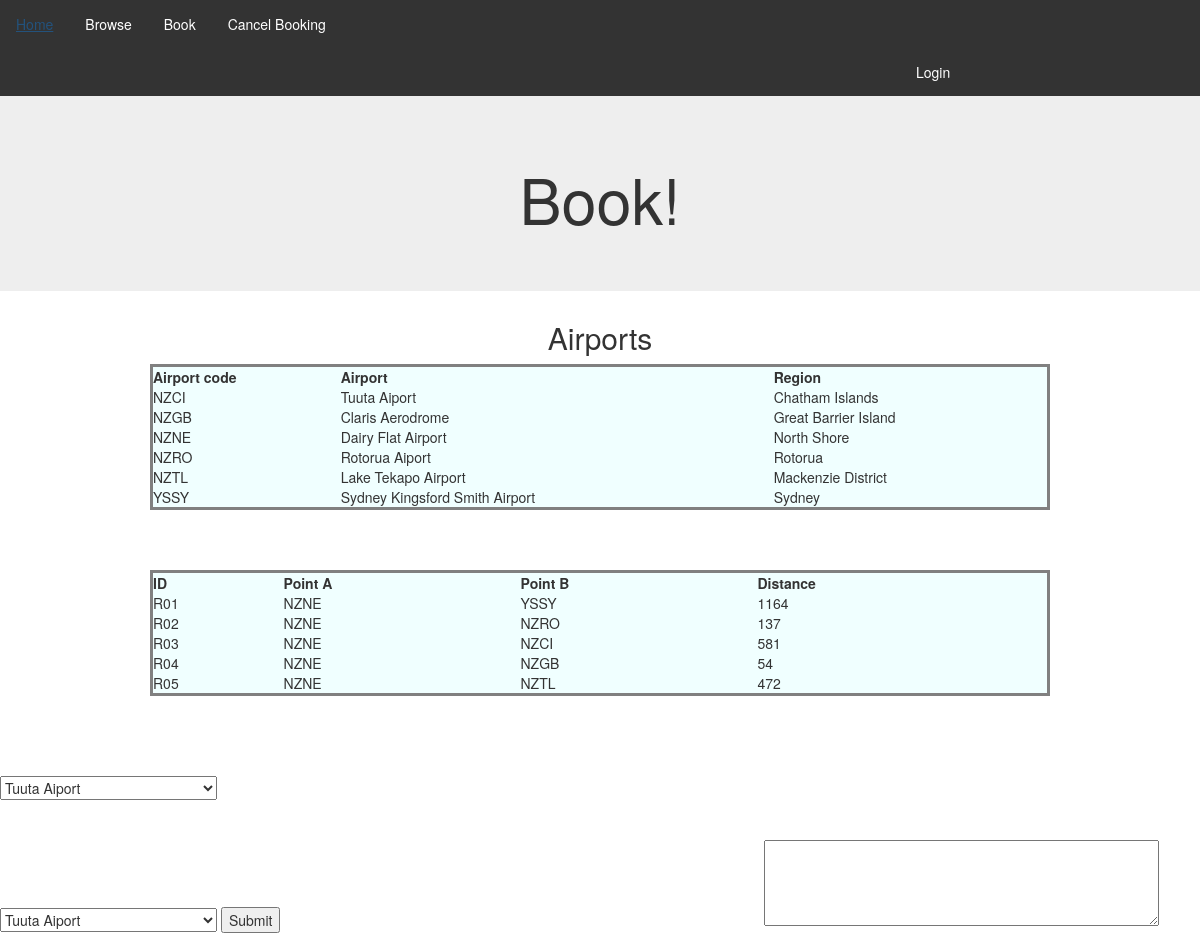
/Book.php, run on the app's committed database.
### tables this page shows
CREATE TABLE `destinations` (
  `code` varchar(4) NOT NULL,
  `airport` varchar(55) NOT NULL,
  `region` varchar(55) NOT NULL
);

CREATE TABLE `routes` (
  `routeID` varchar(3) NOT NULL,
  `point1` varchar(4) NOT NULL,
  `point2` varchar(4) NOT NULL,
  `distance` float NOT NULL
);

### Book.php (the view, shortened to what this page needs)
<?php
$hostname = "localhost";
$username = "root";
$password = "";
$connect = mysqli_connect($hostname, $username, $password, "assignment2");
$query = "SELECT * FROM destinations";
$AirportInformation = "";
$route = "";
$temp =  mysqli_query($connect, $query);
while($tb1 = mysqli_fetch_array($temp))
{
    $AirportInformation = $AirportInformation."<tr><td>$tb1[0]</td><td>$tb1[1]</td><td>$tb1[2]</td></tr>";
}
$query1 = "SELECT * FROM routes";
$temp1 = mysqli_query($connect, $query1);
while($tb2 = mysqli_fetch_array($temp1))
{
    $route = $route."<tr><td>$tb2[0]</td><td>$tb2[1]</td><td>$tb2[2]</td><td>$tb2[3]</td></tr>";
}
?>
<!DOCTYPE html>
<html lang="en">
<head>
    <link rel="stylesheet" href="https://maxcdn.bootstrapcdn.com/bootstrap/3.4.1/css/bootstrap.min.css">
    <link rel="stylesheet" href="StyleSheet.css">
</head>
<body id="BrowseImage">
<ul>
    <li><a href="index.html">Home</a></li>
    <li><a href="Browse.php">Browse</a></li>
    <li><a href="Book.php">Book</a></li>
    <li><a href="Cancel.php">Cancel Booking</a></li>
    <li id="LoginButton"><a href="#">Login</a> </li>
</ul>
<div class="jumbotron text-center">
    <h1>Book!</h1>
</div>
<h2 class="A">Airports</h2>
<table style="width:75%" align="center">
    <tr>
        <th>Airport code</th>
        <th>Airport</th>
        <th>Region</th>
    </tr>
    <?php
    echo $AirportInformation;  ?>
</table>
<br><br><br>
<table style="width:75%" align="center">
<tr>
    <th>ID</th>
    <th>Point A</th>
    <th>Point B</th>
    <th>Distance</th>
</tr>
    <?php
    echo $route;
    ?>
</table>
<br><br>
    <h4 CLASS="Select"style="color: white">Origin</h4>
    <select class="Select" id="From">
        <?php foreach ($temp as $r): ?>
       <</p> <option  value="<?= $r['code']; ?>"><?= $r['airport'];?></option>
        <?php endforeach;?>
    </select>
    <h4 class="Select" style="color: white">Destination</h4>
    <select class="Select" id="To">
        <?php foreach ($temp as $r): ?>
        <option  value="<?= $r['code']; ?>"><?= $r['airport'];?></option>
        <?php endforeach;?>
    </select>
    <button style="margin-right: 40%" class="Select" onclick="ReturnAvailableFlights()">Submit</button>
    <textarea class="Select" id="ShowDetailsOfFlight" rows="4" cols="50";>
    </textarea>
</body>
</html>

### StyleSheet.css (style rules this page uses)
table { border-style: solid; background-color: azure; }
.A { display: flex; justify-content: space-around; }
#BrowseImage { background-image: url("pexels-anugrah-lohiya-723240.jpg"); }
ul { list-style-type: none; margin: 0; padding: 0; overflow: hidden; background-color: #333; }
li { float: left; }
li a, .dropbtn { display: inline-block; color: white; text-align: center; padding: 14px 16px; }
#LoginButton { margin-left: 75%; }

### data on the page
destinations: code "NZCI", airport "Tuuta Aiport", region "Chatham Islands"
destinations: code "NZGB", airport "Claris Aerodrome", region "Great Barrier Island"
destinations: code "NZNE", airport "Dairy Flat Airport", region "North Shore"
destinations: code "NZRO", airport "Rotorua Aiport", region "Rotorua"
destinations: code "NZTL", airport "Lake Tekapo Airport", region "Mackenzie District"
destinations: code "YSSY", airport "Sydney Kingsford Smith Airport", region "Sydney"
routes: routeID "R01", point1 "NZNE", point2 "YSSY", distance "1164"
routes: routeID "R02", point1 "NZNE", point2 "NZRO", distance "137"
routes: routeID "R03", point1 "NZNE", point2 "NZCI", distance "581"
routes: routeID "R04", point1 "NZNE", point2 "NZGB", distance "54"
routes: routeID "R05", point1 "NZNE", point2 "NZTL", distance "472"

### other printed values
form field value "Tuuta Aiport"
